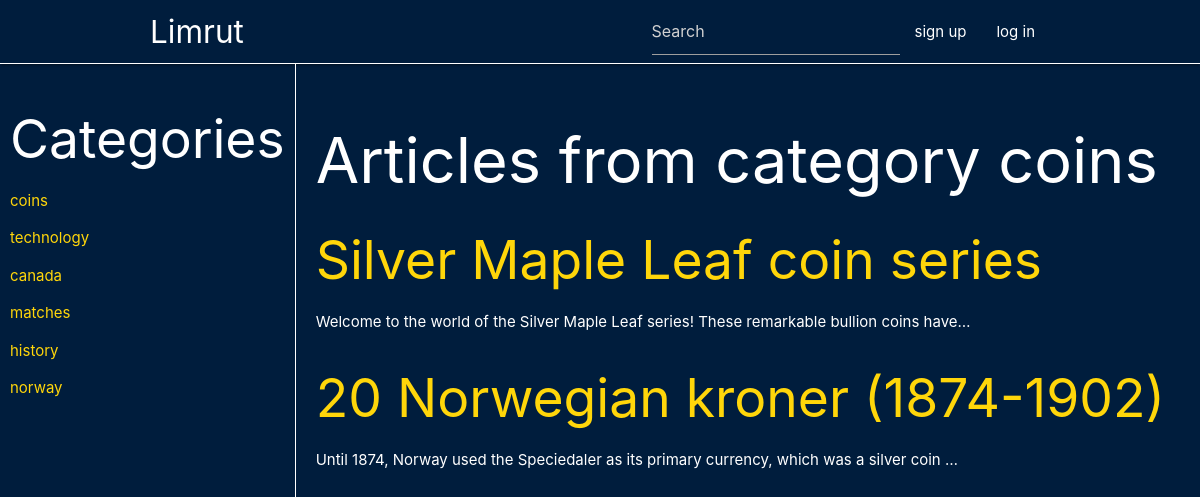
/category/coins, run on the app's committed database.
### post/models.py (models this page shows, shortened)
class Category(models.Model):
    name = models.TextField()
    slug = models.SlugField(unique=True, db_index=True)
    def __str__(self):
        return self.name
    class Meta:
        verbose_name = 'Категория'
        verbose_name_plural = 'Категории'

class Article(models.Model):
    title = models.TextField()
    slug = models.SlugField(db_index=True)
    content = models.TextField()
    image = models.ImageField(upload_to='', blank=True, null=True)
    category = models.ManyToManyField('Category', blank=True, null=True)
    def __str__(self):
        return self.title
    class Meta:
        verbose_name = 'Статья'
        verbose_name_plural = 'Статьи'

### post/views.py (the view)
# urls.py: path('category/<slug:slug>', CategoryDetail.as_view(), name = 'category'),
class CategoryDetail(DataMixin, DetailView):
    model = Category
    def get_context_data(self, **kwargs):
        context = super().get_context_data(**kwargs)
        article_list = Category.objects.get(slug = context['category'].slug).article_set.all()
        c_def = self.get_data(title = context['category'].name + ' category', article_list = article_list)
        return c_def | context

### post/forms.py
class SearchForm(forms.Form):
    query = forms.CharField(widget=forms.TextInput(attrs={'class': 'input-field', 'placeholder': 'Search', 'id': 'input', 'list': 'res'}))

### post/utils.py (called while the page is built)
    def get_data(self, **kwargs):
        context = kwargs
        context['cats'] = Category.objects.annotate(article_count = Count('article')).order_by('-article_count')
        context['search_form'] = SearchForm()
        context['is_admin'] = self.request.user.is_superuser
        context['is_auth'] = self.request.user.is_authenticated
        context['user'] = self.request.user
        return context

### post/templates/post/category_detail.html
{% extends 'post/base.html' %}
{% block content %}
    <h1>Articles from category {{ category }}</h1>
    {% for a in article_list %}
        <h2><a href="{% url 'article' a.slug %}">{{ a }}</a></h2>
        <p>{{ a.content|truncatechars:90 }}</p>
    {% endfor %}
{% endblock %}

### post/templates/post/base.html (shortened to what this page needs)
{% load static %}
<!DOCTYPE html>
<html lang="en">
<head>
    <link rel="stylesheet" href="https://cdnjs.cloudflare.com/ajax/libs/materialize/1.0.0/css/materialize.min.css">
    <link rel="stylesheet" href="{% static 'post/css/style.css' %}">
</head>
<body>
    <nav>
        <div class="nav-wrapper">
          <a href="{% url 'home' %}" class="brand-logo">Limrut</a>
          <ul id="nav-mobile" class="right hide-on-med-and-down">
            <li>
              <form action="{% url 'search' %}">
                {% for f in search_form %}
                  {{ f }}
                {% endfor %}
              </form>
            </li>
            {% if is_auth %}
              <li>
                <a href="{% url 'profile' %}">{{ user }}</a>
              </li>
            {% else %}
              <li>
                <a href="{% url 'signup' %}">sign up</a>
              </li>
              <li>
                <a href="{% url 'login' %}">log in</a>
              </li>
            {% endif %}
          </ul>
        </div>
      </nav>
      <div class="main">
        <div class="tab">
          <h2>Categories</h2>
          {% for c in cats %}
            <p><a href="{% url 'category' c.slug %}">{{ c.name }}</a></p>
          {% endfor %}
        </div>
        <div class="content">
          {% block content %}
          {% endblock %}
        </div>
      </div>
</body>
</html>

### post/static/post/css/style.css (style rules this page uses)
body, nav, .pagination li a, input, textarea { background-color: #001d3d; color: #fff; }
nav { border-bottom: 1px solid #fff; }
a { color: #ffd60a; }
.content, .nav-wrapper { width: 75%; }
.nav-wrapper { margin: 0 auto; }
.content { padding: 20px; }
.main { display: flex; }
.tab { padding: 10px; border-right: 1px solid #fff; }

### data on the page
Category: name "coins"
Category: name "technology"
Category: name "canada"
Category: name "matches"
Category: name "history"
Category: name "norway"
Article: title "Silver Maple Leaf coin series", content "Welcome to the world of the Silver Maple Leaf series! These remarkable bullion coins have…"
Article: title "20 Norwegian kroner (1874-1902)", content "Until 1874, Norway used the Speciedaler as its primary currency, which was a silver coin …"
